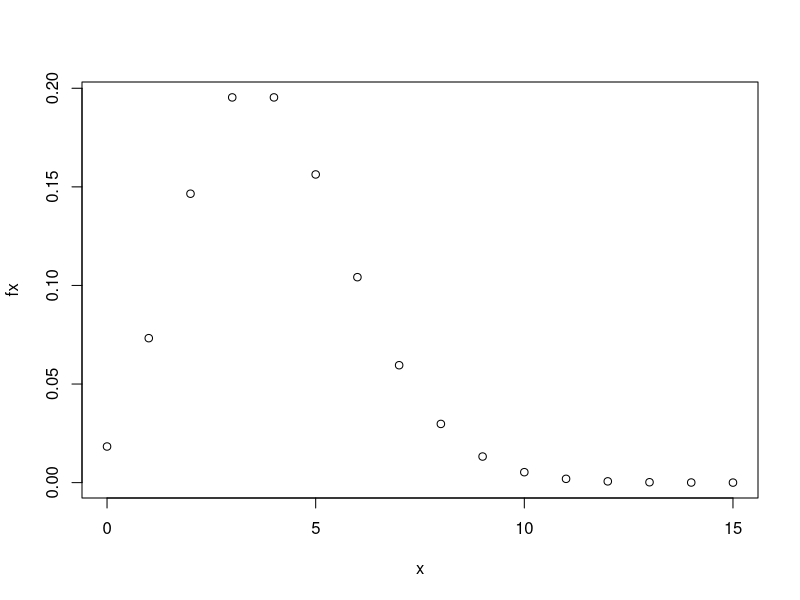
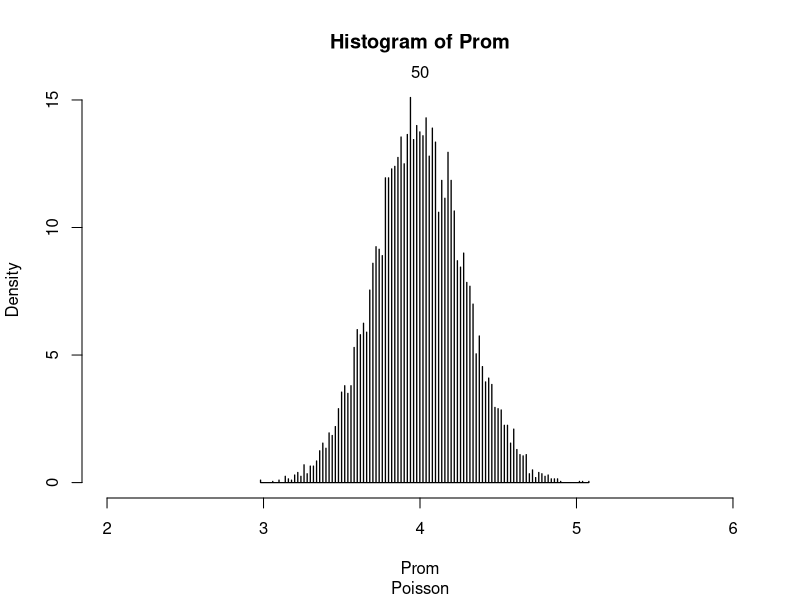
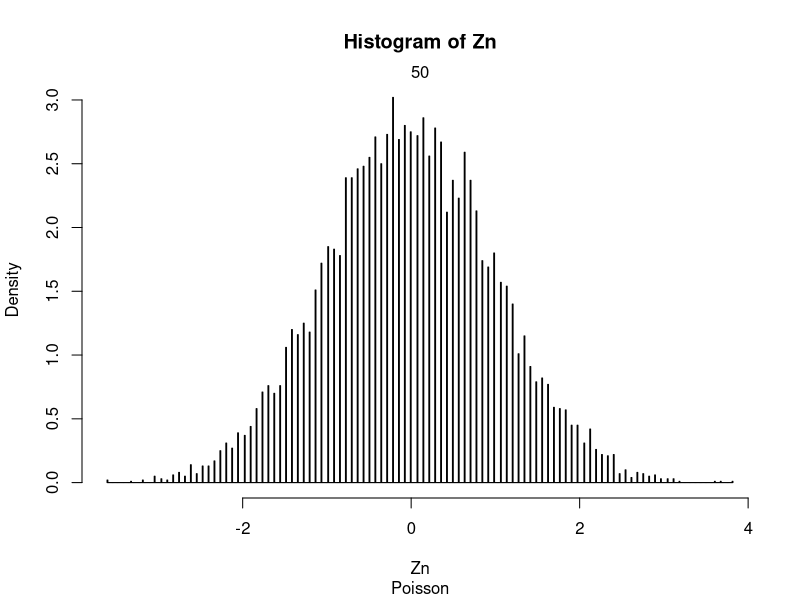

Reproduce these figures in R, in order.
rm(list = ls())

#Central Limit Theorem Poisson Distribution

#Poisson Distribution
mu<-4
sigma<-sqrt(mu)

x<-seq(0,15,1)
fx<-dpois(x,mu)
plot(x,fx)

#Number of Monte Carlo replications

MC<-10000
Prom<-rep(0,MC)
Zn<-rep(0,MC)

#Sample Size
n<-50
#Vector of averages and standardized averages
for(i in 1:MC){
  X<-rpois(n,mu)
  Prom[i]<-mean(X)
  Zn[i]<-(Prom[i]-mu)/(sigma/sqrt(n))
}
hist(Prom,breaks=1000,freq=FALSE,xlim=c(2,6))
title(sub="Poisson")
mtext(n,side=3)
hist(Zn,breaks=1000,freq=FALSE)
mtext(n,side=3)
title(sub="Poisson")
